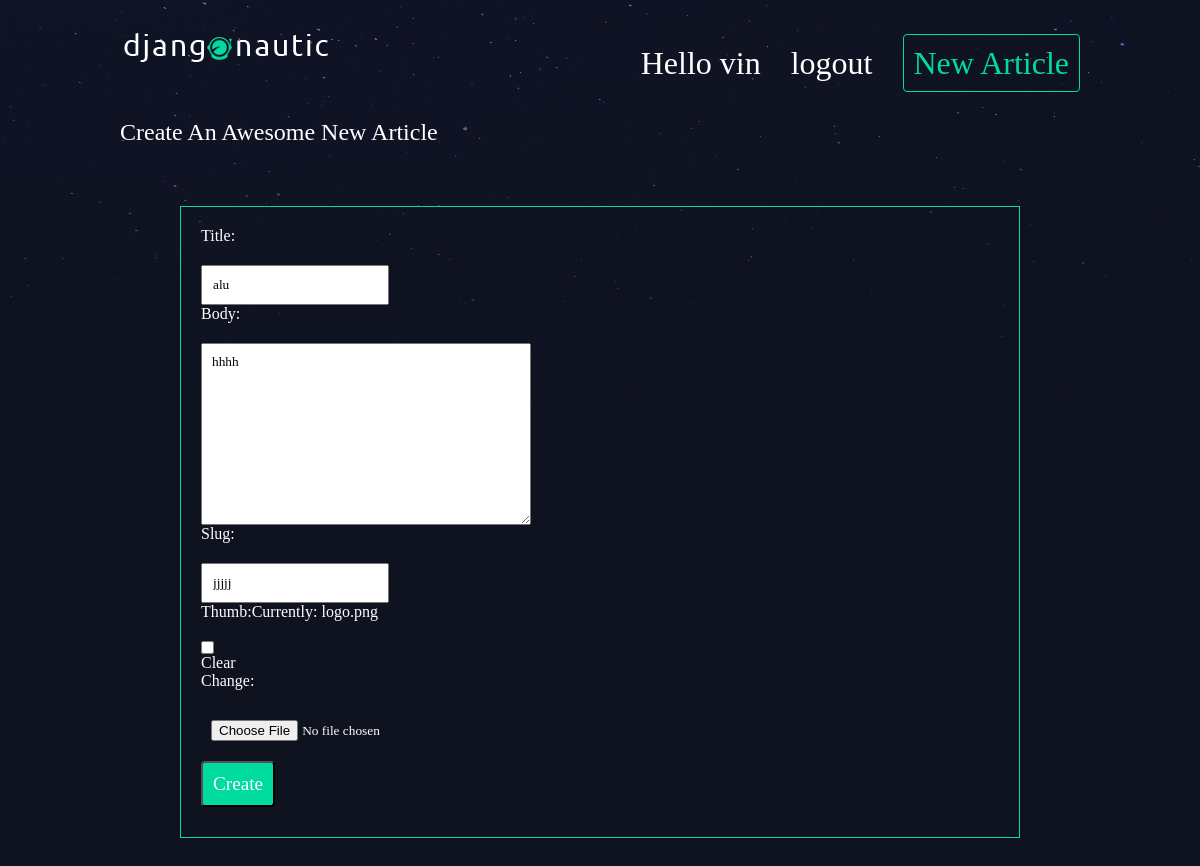
The app's page /edit_article/3/ (signed in), older data.
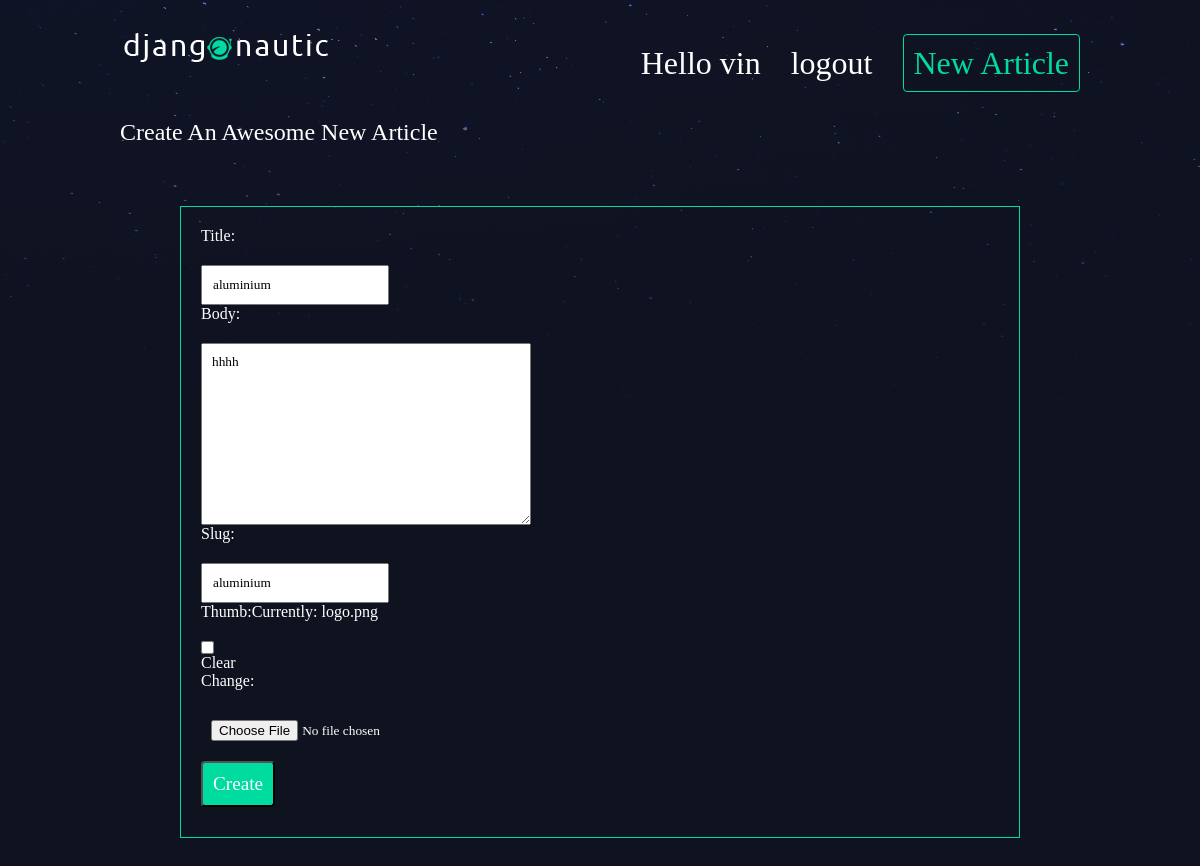
The same page, newer data.
### articles/models.py (models this page shows, shortened)
class Article(models.Model):
    title = models.CharField(max_length=100)
    slug = models.SlugField()
    body = models.TextField()
    date = models.DateTimeField(auto_now_add=True)
    thumb = models.ImageField(default='default.png', blank=True)
    author = models.ForeignKey(User, default=None, on_delete=models.CASCADE)

### articles/views.py (the view)
# urls.py: path('edit_article/<int:article_id>/', views.edit_article, name='edit'),
@login_required
def edit_article(request, article_id):
    article = Article.objects.get(id=article_id)
    if article.author == request.user:
        if request.method != 'POST':
            form = forms.CreateArticle(instance=article)
        else:
            form = forms.CreateArticle(instance=article, data=request.POST, files=request.FILES)
            if form.is_valid():
                form.save()
                return redirect('articles:list')
    else:
        return redirect('articles:list')
    context = {'article': article, 'form': form}
    return render(request, 'articles/edit_article.html', context)

### articles/forms.py
class CreateArticle(forms.ModelForm):
    class Meta:
        model = models.Article
        fields = ['title', 'body', 'slug', 'thumb']

### articles/templates/articles/edit_article.html (shortened to what this page needs)
{% extends 'base_layout.html' %}
{% block content %}
<div class="create-article">
    <h2>Create An Awesome New Article</h2>
    <form action="{% url 'articles:edit' article.id %}" method="post" class="site-form" enctype="multipart/form-data">
        {{ form }}
        <input type="submit" value="Create">
    </form>
</div>
{% endblock content %}

Row changes from the older to the newer data that the page shows:
changed Article "hhhh": title "alu" → "aluminium"; slug "jjjjj" → "aluminium"
